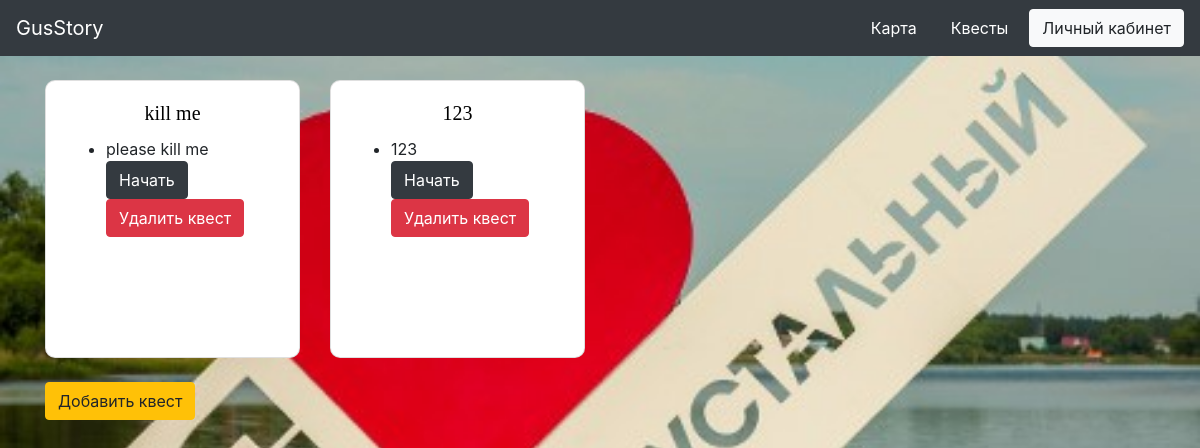
The page /quests (signed in) on the database as committed earlier.
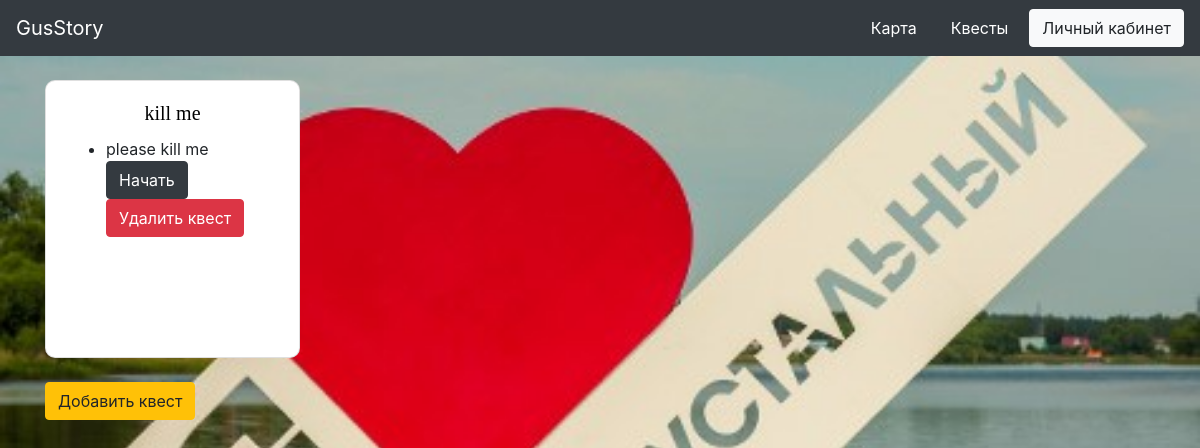
The same page on the database as committed later.
### data/quests.py (models this page shows)
class Quests(SqlAlchemyBase, SerializerMixin, UserMixin):
    __tablename__ = 'quests'
    id = sqlalchemy.Column(sqlalchemy.Integer, primary_key=True, autoincrement=True)
    name = sqlalchemy.Column(sqlalchemy.String, nullable=True)
    points = sqlalchemy.Column(sqlalchemy.TEXT, nullable=True)
    questions = sqlalchemy.Column(sqlalchemy.TEXT, default="")
    ansver = sqlalchemy.Column(sqlalchemy.TEXT, default="")

### main.py (the view)
@app.route('/quests')
def gus_quests():
    sessions = db_session.create_session()
    quest = sessions.query(quests.Quests)
    return render_template("quests.html", quests=quest)

### data/db_session.py (called while the page is built)
def create_session() -> Session:
    global __factory
    return __factory()

### main.py (called while the page is built)
@login_manager.user_loader
def load_user(user_id):
    sessions = db_session.create_session()
    return sessions.query(users.User).get(user_id)

### templates/quests.html
{% extends "base.html" %}
{% block content %}
<div class="container; mt-4">
    <div class="row">
        {% for quest in quests %}
        <div class="col-xl-3 col-lg-4 col-sm-6 col-xs-12">
            <div class="card mb-4" style="width: 100%; border-radius: 10px;">
                <div class="card-body">
                    <h5 class="card-title" align="center">{{quest.name}}</h5>
                    <div style="height: 200px;">
                        <ul>
                            {% for point in quest.points.split('\n')%}
                            <li>{{point}}</li>
                            {% endfor %}
                            {% if current_user.is_authenticated %}
                                <a class="btn btn-dark" href="/quest/{{quest.id}}">Начать</a>
                            {% endif %}
                            {% if current_user.id in [1, 2, 3] %}
                                <a class="btn btn-danger" href="/erase_quest/{{quest.id}}">Удалить квест</a>
                            {% endif %}
                        </ul>
                    </div>
                </div>
            </div>
        </div>
        {% endfor %}
    </div>
    {% if current_user.id in [1, 2, 3] %}
        <a class="btn btn-warning" href="/add_quests">Добавить квест</a>
    {% endif %}
</div>
{% endblock %}

Rows that differ between the two databases and show on the page:
removed Quests: name "123", points "123"
